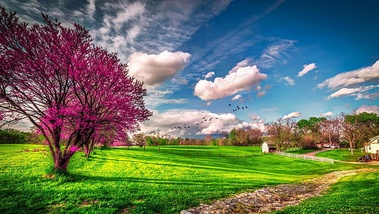
#> input picture paisaje.jpg, 379 x 214 px, shrunk from 728 x 410 before the run
$ jupyter execute ejercicio2.ipynb
#> lines starting #> are read from the running program, lines starting #| are printed output that depends on the picture; after the words box and inside, x2 and y2 are one past the last pixel; in counts of white or black regions, pixels touching at a corner belong together
## Ejercicio 2

Implementar 3 algoritmos para segmentación binaria de imágenes. De estos, uno debe ser un algoritmo local.
Aplicar cada uno de estos algoritmos a al menos 3 imágenes en escala de grises diferentes y comparar los resultados obtenidos
de cada segmentador. (Mostrar visualmente la imagen original y las binarizaciones).
Concluya cuál de sus algoritmos obtiene mejores resultados.

[cell 1]
import numpy as np
import matplotlib.pyplot as plt
from skimage import io, color, filters

[cell 2]
def aplicar_segmentacion(imagen_path):
#> called with imagen_path = 'paisaje.jpg'
    img = io.imread(imagen_path)
#> img is the input picture: shape (214, 379, 3); mean R, G, B 101.5, 115.8, 96.3
    img_gray = color.rgb2gray(img) if len(img.shape) == 3 else img
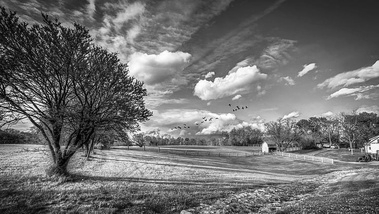
#> img_gray: shape (214, 379) float64; min 0.000833, max 0.999, mean 0.437

    # 1. Segmentación con Niblack
    umbral_fijo = filters.threshold_niblack(img_gray, window_size=51, k=-0.1)
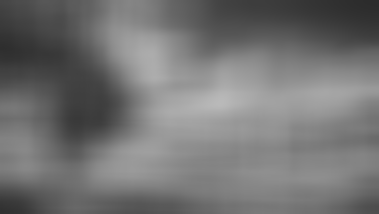
#> umbral_fijo: shape (214, 379) float64; min 0.174, max 0.73, mean 0.453
    bin_fijo = img_gray > umbral_fijo
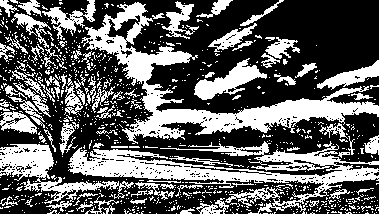
#> bin_fijo: shape (214, 379) bool; 37.8% white; 851 white regions (761 under 20 px), largest, box (x1, y1, x2, y2) and area: (81, 2, 379, 144) 8027, (68, 141, 379, 214) 6954, (0, 144, 134, 204) 2282

    # 2. Segmentación con Otsu
    umbral_otsu = filters.threshold_otsu(img_gray)
#> umbral_otsu = 0.463
    bin_otsu = img_gray > umbral_otsu
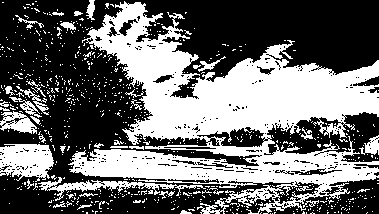
#> bin_otsu: shape (214, 379) bool; 42.3% white; 723 white regions (684 under 20 px), largest, box (x1, y1, x2, y2) and area: (68, 1, 379, 214) 27739, (0, 144, 54, 182) 1505, (38, 177, 206, 201) 941

    # 3. Segmentación local (umbral adaptativo)
    bin_adapt = img_gray > filters.threshold_local(img_gray, block_size=255)
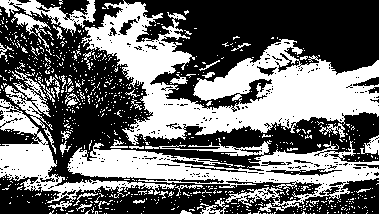
#> bin_adapt: shape (214, 379) bool; 43.2% white; 785 white regions (741 under 20 px), largest, box (x1, y1, x2, y2) and area: (81, 0, 379, 145) 16508, (67, 140, 379, 212) 8307, (0, 99, 176, 203) 3684

    titulos = ['Original', 'Niblack', f'Otsu (T={umbral_otsu:.2f})', 'Local (Adaptativo)']
#> titulos = ['Original', 'Niblack', 'Otsu (T=0.46)', 'Local (Adaptativo)']
    imagenes = [img_gray, bin_fijo, bin_otsu, bin_adapt]

    plt.figure(figsize=(12, 8))
    for i in range(4):
        plt.subplot(2, 2, i + 1)
        plt.imshow(imagenes[i], cmap='gray')
        plt.title(titulos[i])
        plt.axis('off')
    plt.tight_layout()
    plt.show()

[cell 3]
imagenes = ['paisaje.jpg', 'paisaje2.jpg', 'imagen3.jpeg']

# Aplicar segmentación a cada imagen
for ruta in imagenes:
    try:
        print(f"Procesando {ruta}")
        aplicar_segmentacion(ruta)
    except FileNotFoundError:
        print(f"La imagen {ruta} no fue encontrada.")
#> pass 2 of the loop `for ruta in imagenes:`:
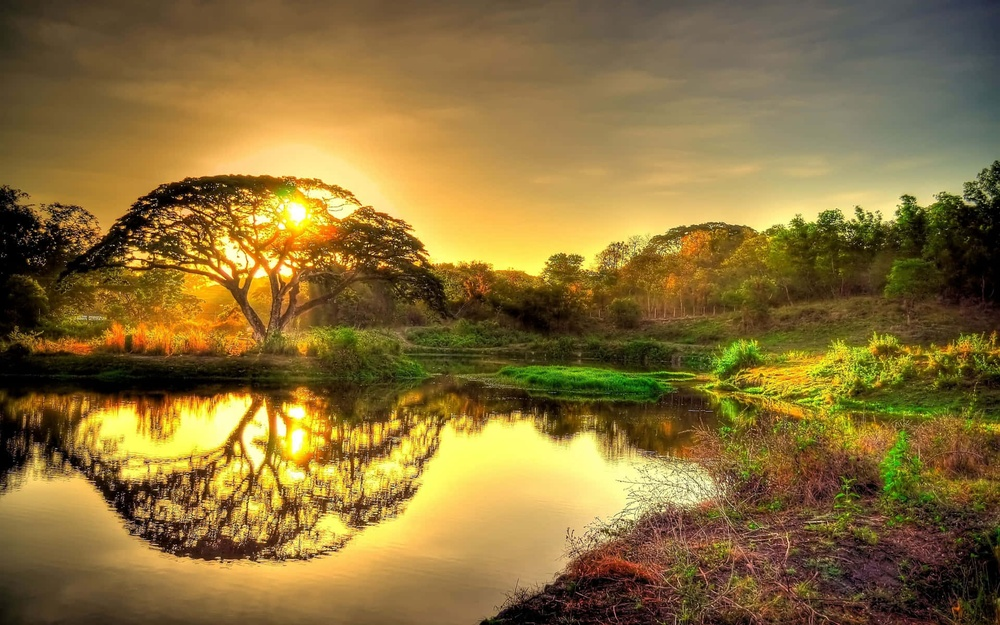
#> input picture paisaje2.jpg, 1000 x 625 px, shrunk from 1920 x 1200 before the run
#> in aplicar_segmentacion, img is the input picture: shape (625, 1000, 3); mean R, G, B 137.1, 112.2, 56.7
#> img_gray: shape (625, 1000) float64
#> umbral_fijo: shape (625, 1000) float64
#> in aplicar_segmentacion (call 2), `bin_fijo = img_gray > umbral_fijo`:
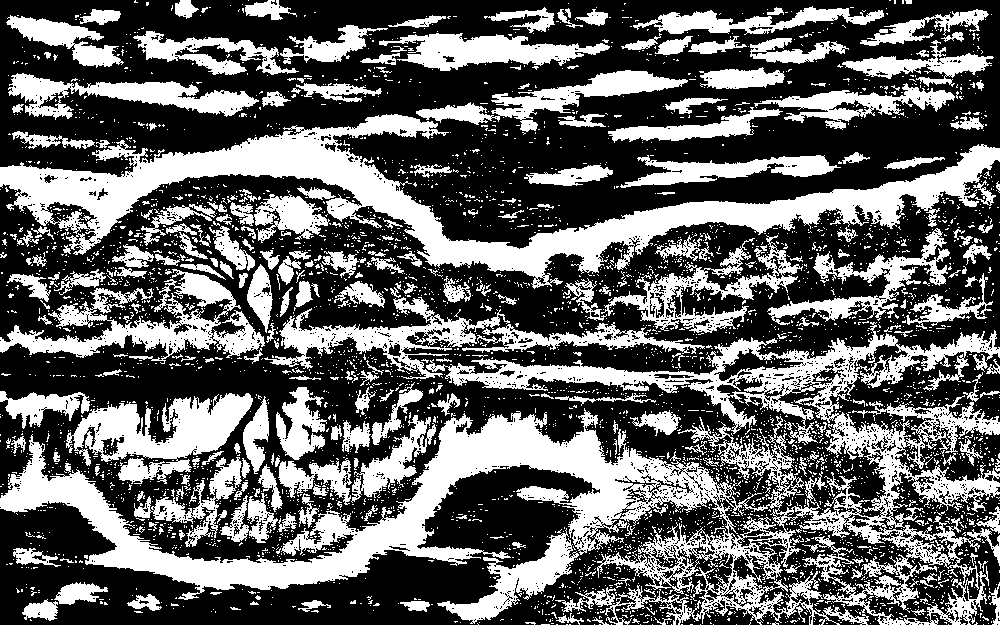
#> bin_fijo: shape (625, 1000) bool; 38.8% white; 4245 white regions (3951 under 20 px), largest, box (x1, y1, x2, y2) and area: (0, 322, 1000, 625) 72106, (0, 114, 1000, 289) 36155, (66, 393, 253, 484) 8096
#> umbral_otsu = 0.486
#> bin_otsu: shape (625, 1000) bool; 39.3% white; 2926 white regions (2806 under 20 px), largest, box (x1, y1, x2, y2) and area: (16, 48, 1000, 332) 128305, (0, 387, 736, 616) 84214, (659, 331, 921, 477) 9932
#> in aplicar_segmentacion (call 2), `bin_adapt = img_gray > filters.threshold_local(img_gray, block_size=255)`:
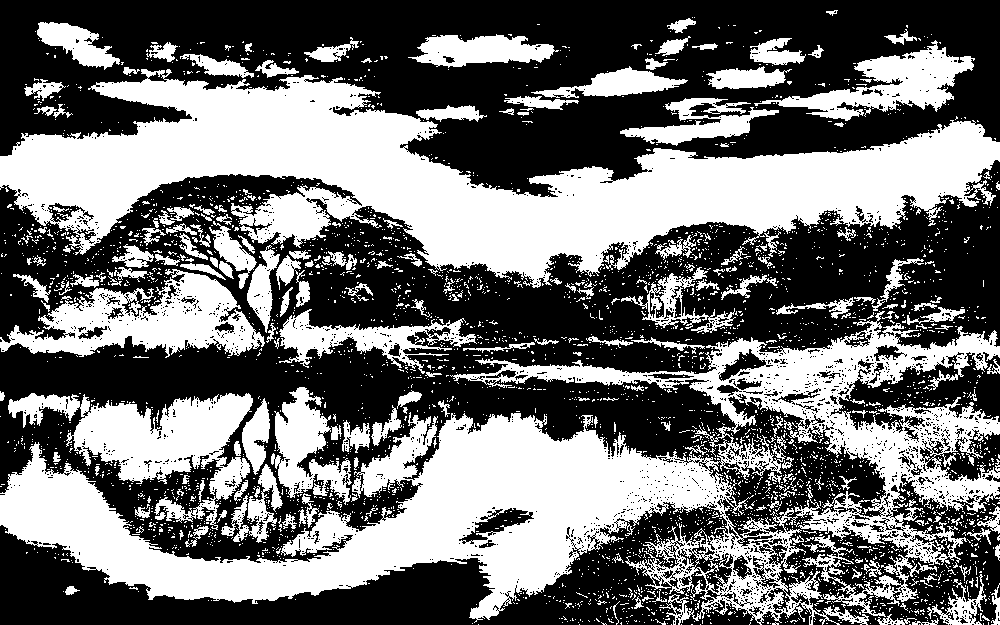
#> bin_adapt: shape (625, 1000) bool; 44.1% white; 3462 white regions (3250 under 20 px), largest, box (x1, y1, x2, y2) and area: (0, 311, 1000, 625) 99386, (0, 69, 1000, 288) 88482, (8, 393, 253, 530) 12888
#> titulos = ['Original', 'Niblack', 'Otsu (T=0.49)', 'Local (Adaptativo)']
#> pass 3 of the loop `for ruta in imagenes:`:
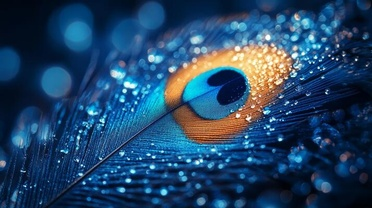
#> input picture imagen3.jpeg, 372 x 208 px, shrunk from 714 x 400 before the run
#> in aplicar_segmentacion, img is the input picture: shape (208, 372, 3); mean R, G, B 34, 68.7, 102.7
#> img_gray: shape (208, 372) float64
#> umbral_fijo: shape (208, 372) float64
#> in aplicar_segmentacion (call 3), `bin_fijo = img_gray > umbral_fijo`:
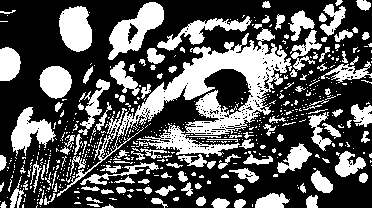
#> bin_fijo: shape (208, 372) bool; 34.4% white; 577 white regions (451 under 20 px), largest, box (x1, y1, x2, y2) and area: (57, 28, 292, 197) 6822, (108, 2, 164, 60) 1463, (59, 6, 92, 52) 1189
#> umbral_otsu = 0.331
#> bin_otsu: shape (208, 372) bool; 27% white; 302 white regions (246 under 20 px), largest, box (x1, y1, x2, y2) and area: (76, 11, 322, 180) 14638, (42, 68, 71, 97) 667, (64, 21, 91, 48) 546
#> in aplicar_segmentacion (call 3), `bin_adapt = img_gray > filters.threshold_local(img_gray, block_size=255)`:
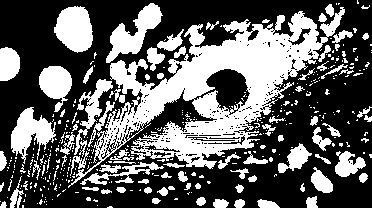
#> bin_adapt: shape (208, 372) bool; 37.6% white; 408 white regions (323 under 20 px), largest, box (x1, y1, x2, y2) and area: (68, 7, 345, 188) 14917, (54, 6, 93, 53) 1357, (106, 3, 163, 63) 1341
#> titulos = ['Original', 'Niblack', 'Otsu (T=0.33)', 'Local (Adaptativo)']
